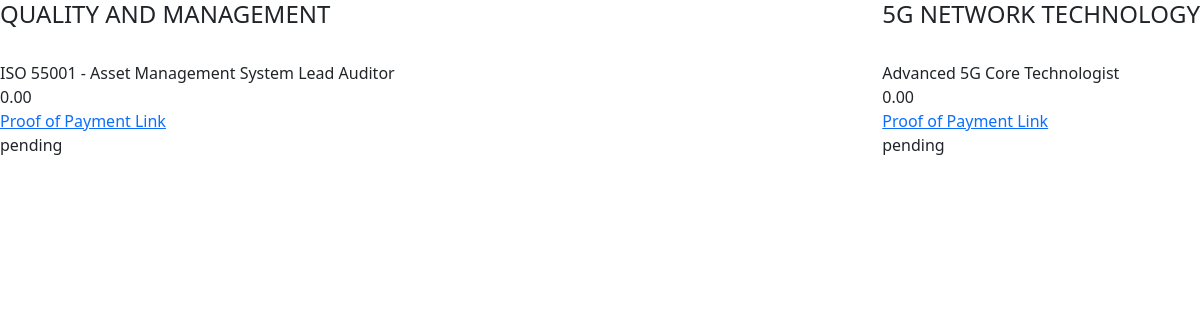
The app's page /course/mycourses/ (signed in) with its own data.
### course/models.py (models this page shows, shortened)
class OrderedCourse(models.Model):
    class StatusChoices(models.TextChoices):
        PENDING = 'pending', 'Pending'
        PROCESSING = 'processing', 'Processing'
        PAID = 'paid', 'Paid'
        CANCELLED = 'cancelled', 'Cancelled'
        COMPLETED = 'completed', 'Completed'
    user = models.ForeignKey(Custom_user, related_name='ordered_courses',on_delete=models.CASCADE)
    course = models.ForeignKey(Course, related_name='ordered_courses', on_delete=models.CASCADE)
    price = models.DecimalField(max_digits=12, decimal_places=2, default=0)
    proof_of_payment = models.ImageField(upload_to='payment_images/')
    status = models.CharField(max_length=20, choices=StatusChoices.choices,default=StatusChoices.PENDING)

class Course(models.Model):
    category = models.ForeignKey(Category, related_name='courses',on_delete=models.CASCADE)
    course = models.CharField(max_length=255)
    duration = models.CharField(max_length=255)
    price = models.DecimalField(max_digits=12, decimal_places=2)
    def __str__(self):
        return self.course

### course/views.py (the view)
# urls.py: path('mycourses/', views.my_courses, name='my_courses' ),
@login_required
def my_courses(request):
    ordered_courses = OrderedCourse.objects.filter(user=request.user)
    user = request.user
    return render(request, 'course/mycourses.html',{
        'ordered_courses': ordered_courses,
        'user' : user
    })

### course/models.py (called while the page is built)
    def __str__(self):
        return self.name

### course/templates/course/mycourses.html
{% extends 'account/base.html' %}
{% block content %}
<div style="display:flex; justify-content:space-between; flex-wrap:wrap;">
{%  for ordered_course in  ordered_courses %}
<div>
    <h4>{{ordered_course.course.category}}</h4><br>
    {{ordered_course.course}} <br>
    {{ordered_course.price}} <br>
    <div><a href="{% url 'account:viewpayment' ordered_course.id  %}">Proof of Payment Link</a></div>
    {{ordered_course.status}} <br> <br><br><br>
</div>
{% endfor %}
</div>
{% endblock %}

### records on screen
OrderedCourse: course "ISO 55001 - Asset Management System Lead Auditor", price "0.00", status "pending"
OrderedCourse: course "Advanced 5G Core Technologist", price "0.00", status "pending"
